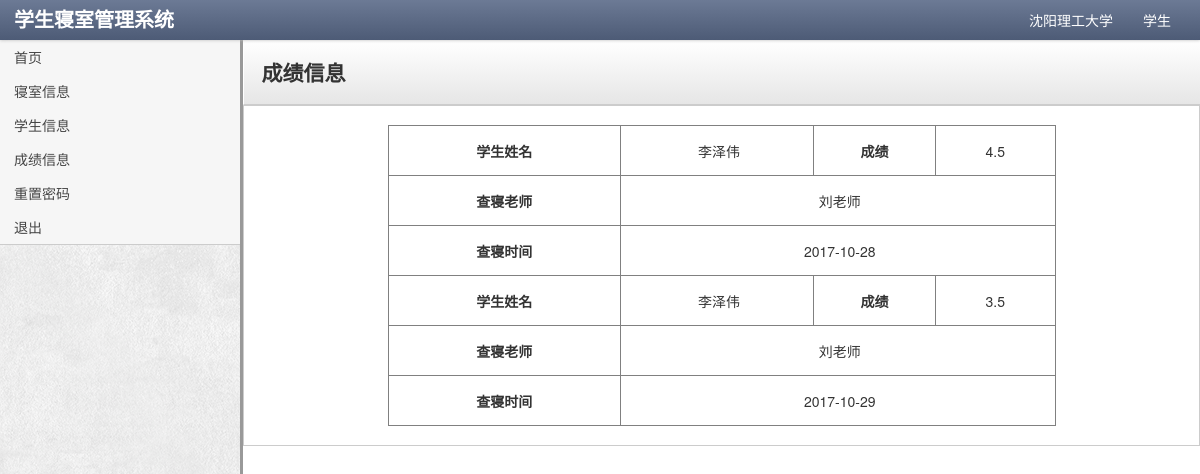
The app's page /3_DRM_score_list.php?LoginName=1503050116 (signed in) with its own data.
### tables this page shows
CREATE TABLE `tbl_score` (
  `sco_stu_ID` int(10) NOT NULL,
  `sco_score` double(2,1) NOT NULL COMMENT '成绩',
  `sco_tea_ID` char(10) NOT NULL,
  `sco_dateTime` date NOT NULL
);

CREATE TABLE `tbl_student` (
  `stu_ID` int(10) NOT NULL COMMENT '学生学号',
  `stu_userName` char(16) NOT NULL COMMENT '用户名',
  `stu_password` char(16) NOT NULL COMMENT '密码',
  `stu_sex` tinyint(1) NOT NULL COMMENT '性别(0男1女)',
  `stu_name` char(6) NOT NULL COMMENT '学生姓名',
  `stu_state` tinyint(3) NOT NULL COMMENT '学生状态(0退宿,1在校)',
  `stu_class` char(8) NOT NULL COMMENT '学生班级'
);

CREATE TABLE `tbl_teacher` (
  `tea_ID` char(10) NOT NULL COMMENT '教师ID',
  `tea_userName` char(16) NOT NULL COMMENT '教师用户名',
  `tea_password` char(16) NOT NULL COMMENT '教师密码',
  `tea_name` char(6) NOT NULL COMMENT '教师姓名',
  `tea_sex` tinyint(1) NOT NULL COMMENT '教师性别',
  `tea_tel` char(11) NOT NULL COMMENT '教师电话'
);

### 3_DRM_score_list.php (the view, shortened to what this page needs)
<!DOCTYPE html>
<html lang="en">
<head>
    <?php include("footer_head.php");
    require_once ("config.php");
    if(isset($_COOKIE["PHPSESSID"])){
    if(isset($_SESSION["right"]) &&$_SESSION["right"]==2&& $_SESSION["un"]==$_GET["LoginName"]){
    if(isset($_GET["LoginName"])) {
    ?>
</head>
<body>
<?php include("3_DRM_footer_body.php") ?>
<div class="content">
    <div class="header">
        <h1 class="page-title">成绩信息</h1>
    </div>
    <?php
    $sqlThefeed = "SELECT *,tea_name FROM tbl_score,tbl_student,tbl_teacher WHERE tbl_score.sco_tea_ID = tbl_teacher.tea_ID AND tbl_score.sco_stu_ID = tbl_student.stu_ID AND tbl_student.stu_userName='" . $_GET["LoginName"] . "'";
    if ($resTF = mysqli_query($db, $sqlThefeed)) {
        ?>
        <div class="well">
            <div align="center">
                <table width="668" border="1">
                    <tbody>
                    <?php
                    while ($rowsTF = mysqli_fetch_assoc($resTF)) {
                        ?>
                        <tr align="center">
                            <th>学生姓名</th>
                            <td >&nbsp;<?php echo $rowsTF["stu_name"]; ?></td>
                            <th>成绩</th>
                            <td >&nbsp;<?php echo $rowsTF["sco_score"]; ?>&nbsp;</td>
                        </tr>
                        <tr align="center">
                            <th >查寝老师</th>
                            <td  colspan="5">&nbsp;<?php echo $rowsTF["tea_name"]; ?></td>
                        </tr>
                        <tr align="center">
                            <th >查寝时间</th>
                            <td  colspan="5">&nbsp;<?php echo $rowsTF["sco_dateTime"]; ?></td>
                        </tr>
                        <?php
                    }
                    ?>
                    </tbody>
                </table>
            </div>
        </div>
        <?php
    }
    }
    ?>
</div>
</body>
    <?php
}
}
else{
?>
<script>
    window.location = "sign-in.php";
</script>
<?php
}

### stylesheets/theme.css (style rules this page uses)
body { background: url("../images/extra_clean_paper.png"); background-position: initial initial; background-repeat: initial initial; background-position: initial initial; background-repeat: initial initial; margin: 0px; padding: 0px; }
h1 { margin-top: 0px; color: #eee; }
.content { min-width: 400px; position: relative; min-height: 800px; background: #fff; margin-left: 240px; border-left: 1px solid #cccccc; border-left: 3px solid #999999; }
.header { background: #ffffff; background: #ffffff; background: -webkit-gradient(linear, left bottom, left top, color-stop(0, #e6e6e6), color-stop(1, #ffffff)); background: -ms-linear-gradient(bottom, #e6e6e6, #ffffff); background: -moz-linear-gradient(center bottom, #e6e6e6 0%, #ffffff 100%); background: -o-linear-gradient(bottom, #e6e6e6, #ffffff); filter: progid:dximagetransform.microsoft.gradient(startColorStr='#4d5b76', EndColorStr='#6c7a95'); -ms-filter: "progid:DXImageTransform.Microsoft.gradient(startColorStr='#ffffff',EndColorStr='#e6e6e6')"; border-bottom: 1px solid #cccccc; border-top: 1px solid #ffffff; border-left: 1px solid #ffffff; padding: 0em 1.25em; }
.header h1 { margin: 1em 0em; padding: 0em; line-height: 1em; font-size: 1.5em; color: #eee; color: #333; }
.well { background-color: #fff; border: 1px solid #ccc; -webkit-box-shadow: 1px 1px 0px #ffffff; -moz-box-shadow: 1px 1px 0px #ffffff; box-shadow: 1px 1px 0px #ffffff; -webkit-border-radius: 0px; -moz-border-radius: 0px; border-radius: 0px; -moz-background-clip: padding; -webkit-background-clip: padding-box; background-clip: padding-box; }

### footer_head.php (style rules this page uses)
tr { height: 50px; }

### records on screen
tbl_score: sco_stu_ID.stu_name "李泽伟", sco_score "4.5", sco_tea_ID.tea_name "刘老师", sco_dateTime "2017-10-28"
tbl_score: sco_stu_ID.stu_name "李泽伟", sco_score "3.5", sco_tea_ID.tea_name "刘老师", sco_dateTime "2017-10-29"
